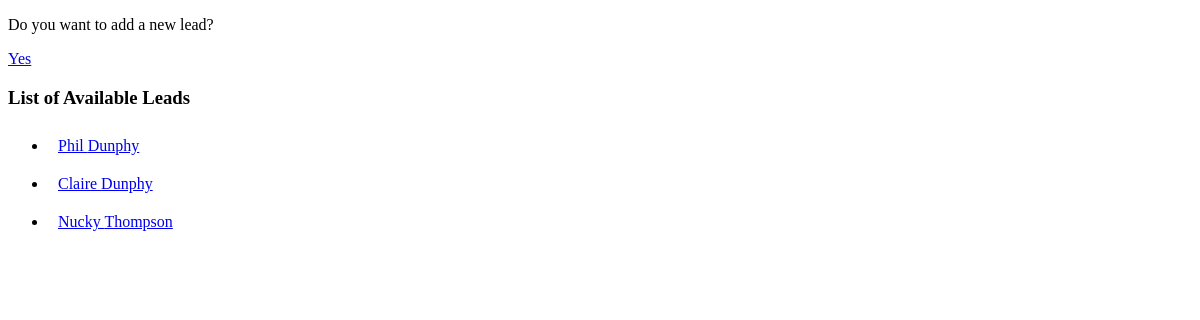
The page /leads/ on the database as committed earlier.
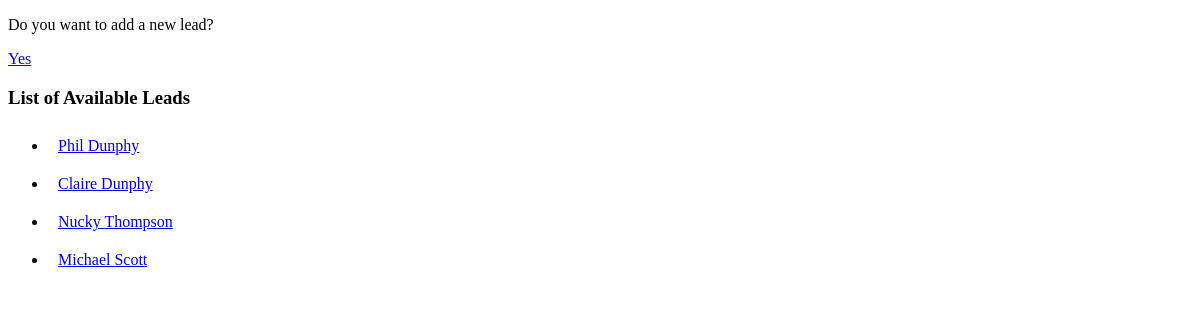
The same page on the database as committed later.
### leads/models.py (models this page shows, shortened)
class Lead(models.Model):
    first_name = models.CharField(max_length=25)
    last_name = models.CharField(max_length=25)
    age = models.PositiveIntegerField()
    agent = models.ForeignKey("Agent", on_delete=models.CASCADE)

### leads/views.py (the view)
# urls.py: path('', lead_list_view),
def lead_list_view(request):
    queryset = Lead.objects.all()
    context = {
        "leads" : queryset
    }
    return render(request, "leads/lead_list.html", context)

### leads/templates/leads/lead_list.html (shortened to what this page needs)
<!DOCTYPE html>
<html lang="en">
<head>
</head>
<body>
    <p>Do you want to add a new lead?</p>
    <p><a href="/leads/create">Yes</a></p>
    <h3>List of Available Leads</h3>
    <p>
        <ul>
            {%for lead in leads%}
                <li class="leads"><a href="/leads/{{lead.pk}}/">{{lead.first_name}} {{lead.last_name}}</a></li>
            {%endfor%}
        </ul>
    </p>
</body>
</html>

### leads/templates/leads/lead_list.html (style rules this page uses)
.leads { padding: 10px; }

Rows that differ between the two databases and show on the page:
added Lead: first_name "Michael", last_name "Scott"
